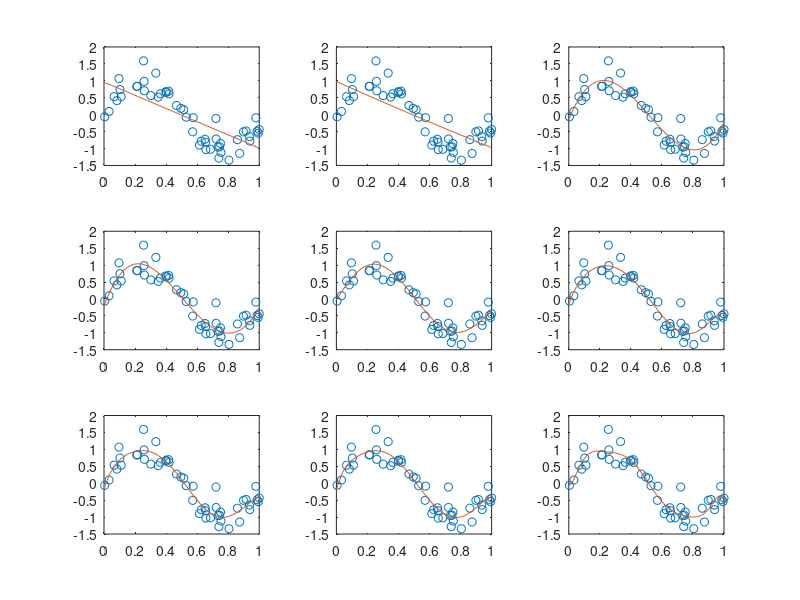

MATLAB code to generate this figure:
function lab4_IA
    f=inline('sin(2*pi*x)','x');
    m=50;
    sigma=0.25;
    n=3;
 
    [S]=geneazaExemple(f,sigma,m);
%     ploateazaExemple(S(:,1),S(:,2));
%     hold on
    for i=1:9
        subplot(3,3,i);
        ploateazaExemple(S(:,1),S(:,2));
        hold on
        p = gasestePolinomOptim(S(:,1),S(:,2), i);
        ploteazaGraficPolinom(p);
        [E(i)]=calculeazaEroarea(S(:,1),S(:,2),p);
    end
    
%     p = gasestePolinomOptim(S(:,1),S(:,2), n);
%     ploteazaGraficPolinom(p);
%     [E]=calculeazaEroarea(S(:,1),S(:,2),p);
    
    
end
function [S]=geneazaExemple(f,sigma,m)
    x=rand(m, 1);
    u=f(x)+sigma*randn(m, 1);
    S=[x u];
end
function ploateazaExemple(x,u)
    plot(x, u, 'o');
end
function p = gasestePolinomOptim(x, u, n)
    p = polyfit(x, u, n);
end
function ploteazaGraficPolinom(p)
X=0:0.01:1;
Y=polyval(p, X);
plot(X, Y);
end
function [E]=calculeazaEroarea(x, u, p)
    E=sum((u - polyval(p, x)).^2)/length(u);
end
